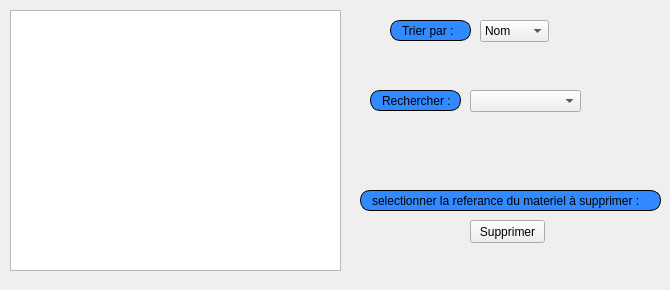
     <widget class="QWidget" name="tab_23">
      <attribute name="title">
       <string>afficher</string>
      </attribute>
      <widget class="QTableView" name="tableView_3">
       <property name="geometry">
        <rect>
         <x>10</x>
         <y>10</y>
         <width>331</width>
         <height>261</height>
        </rect>
       </property>
      </widget>
      <widget class="QLabel" name="label_29">
       <property name="geometry">
        <rect>
         <x>390</x>
         <y>20</y>
         <width>81</width>
         <height>21</height>
        </rect>
       </property>
       <property name="styleSheet">
        <string notr="true">border: 1px solid black;
border-radius: 10px;
padding: 0 8px;
background: #318aff;
font: bold, &quot;Arial&quot;;;
text-align:center;</string>
       </property>
       <property name="text">
        <string>Trier par :</string>
       </property>
      </widget>
      <widget class="QLabel" name="label_30">
       <property name="geometry">
        <rect>
         <x>370</x>
         <y>90</y>
         <width>91</width>
         <height>21</height>
        </rect>
       </property>
       <property name="styleSheet">
        <string notr="true">border: 1px solid black;
border-radius: 10px;
padding: 0 8px;
background: #318aff;
font: bold, &quot;Arial&quot;;;
text-align:center;</string>
       </property>
       <property name="text">
        <string>Rechercher :</string>
       </property>
      </widget>
      <widget class="QComboBox" name="comboBox_tri_ma_manq">
       <property name="geometry">
        <rect>
         <x>480</x>
         <y>20</y>
         <width>69</width>
         <height>22</height>
        </rect>
       </property>
       <item>
        <property name="text">
         <string>Nom</string>
        </property>
       </item>
       <item>
        <property name="text">
         <string>referance</string>
        </property>
       </item>
      </widget>
      <widget class="QLabel" name="label_50">
       <property name="geometry">
        <rect>
         <x>360</x>
         <y>190</y>
         <width>301</width>
         <height>21</height>
        </rect>
       </property>
       <property name="styleSheet">
        <string notr="true">border: 1px solid black;
border-radius: 10px;
padding: 0 8px;
background: #318aff;
font: bold, &quot;Arial&quot;;;
text-align:center;</string>
       </property>
       <property name="text">
        <string>selectionner la referance du materiel à supprimer :</string>
       </property>
      </widget>
      <widget class="QPushButton" name="supprimer_mat_manq_tab">
       <property name="geometry">
        <rect>
         <x>470</x>
         <y>220</y>
         <width>75</width>
         <height>23</height>
        </rect>
       </property>
       <property name="styleSheet">
        <string notr="true">#supprimer_mat_manq_tab{
font: bold, &quot;Arial&quot;;;     background-color: qlineargradient(x1: 0, y1: 0, x2: 0, y2: 1,
                                       stop: 0 #dadbde, stop: 1 #f6f7fa);
}
#supprimer_mat_manq_tab:pressed {
font: bold, &quot;Arial&quot;;;     background-color: qlineargradient(x1: 0, y1: 0, x2: 0, y2: 1,
                                       stop: 0 #dadbde, stop: 1 #fff07b);}</string>
       </property>
       <property name="text">
        <string>Supprimer</string>
       </property>
       <property name="icon">
        <iconset resource="../gestion_materiaux_logistech/ressource.qrc">
         <normaloff>:/img/PP.png</normaloff>:/img/PP.png</iconset>
       </property>
      </widget>
      <widget class="QComboBox" name="comboBox_rechercher_mat_manq">
       <property name="geometry">
        <rect>
         <x>470</x>
         <y>90</y>
         <width>111</width>
         <height>22</height>
        </rect>
       </property>
      </widget>
      <widget class="QLabel" name="label_40">
       <property name="geometry">
        <rect>
         <x>0</x>
         <y>0</y>
         <width>661</width>
         <height>281</height>
        </rect>
       </property>
       <property name="text">
        <string/>
       </property>
       <property name="pixmap">
        <pixmap>:/images/img/imf.jpg</pixmap>
       </property>
      </widget>
      <widget class="QLabel" name="label_110">
       <property name="geometry">
        <rect>
         <x>0</x>
         <y>-1</y>
         <width>661</width>
         <height>281</height>
        </rect>
       </property>
       <property name="text">
        <string/>
       </property>
       <property name="pixmap">
        <pixmap resource="../gestion_materiaux_logistech/ressource.qrc">:/img/imf.jpg</pixmap>
       </property>
      </widget>
      <zorder>label_110</zorder>
      <zorder>label_40</zorder>
      <zorder>tableView_3</zorder>
      <zorder>label_29</zorder>
      <zorder>label_30</zorder>
      <zorder>comboBox_tri_ma_manq</zorder>
      <zorder>label_50</zorder>
      <zorder>supprimer_mat_manq_tab</zorder>
      <zorder>comboBox_rechercher_mat_manq</zorder>
     </widget>
